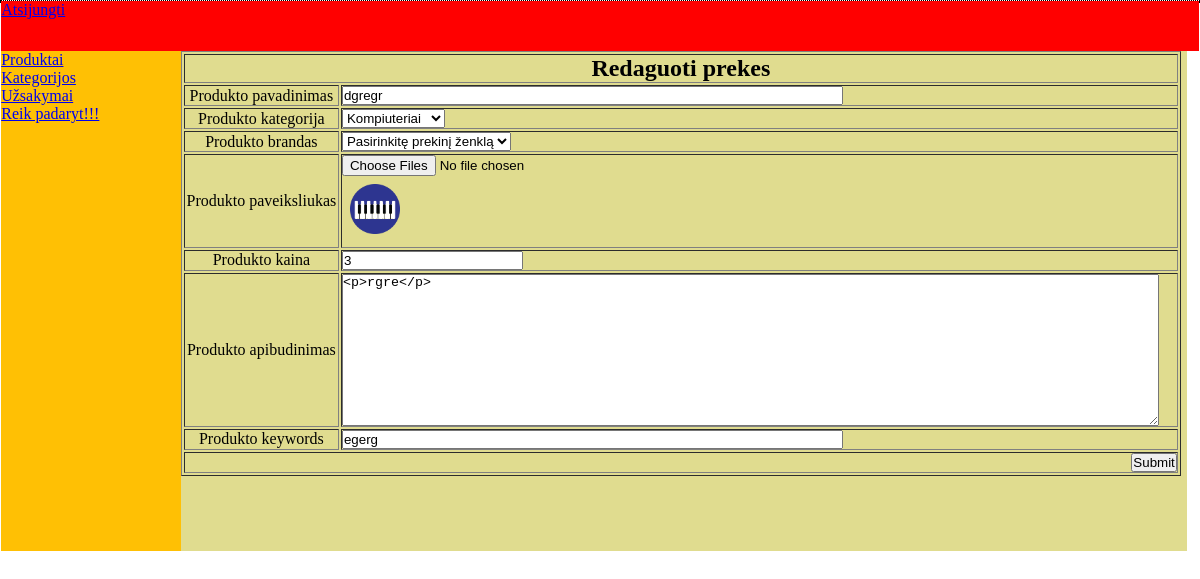
The app's page /admin/index.php?page=edit_product&pro_id=11 (signed in) with its own data.
### tables this page shows
CREATE TABLE IF NOT EXISTS `products` (
`product_id` int(8) NOT NULL,
  `product_cat` int(8) NOT NULL,
  `product_brand` int(8) NOT NULL,
  `product_title` varchar(200) NOT NULL,
  `product_price` int(8) NOT NULL,
  `product_desc` text NOT NULL,
  `product_keywords` varchar(125) NOT NULL
);

CREATE TABLE IF NOT EXISTS `categories` (
`cat_id` int(8) NOT NULL,
  `cat_title` varchar(50) NOT NULL
);

CREATE TABLE IF NOT EXISTS `images` (
`image_id` bigint(20) NOT NULL,
  `image_name` text NOT NULL,
  `product_id` int(8) NOT NULL
);

### admin/includes/edit_product.php (the view, shortened to what this page needs)
<head>
</head>
	<?php
	include ("connector.php");
	if(isset($_GET['pro_id'])){
		$edit_id=(int)$_GET['pro_id'];
		$run_query=mysqli_query($con,"SELECT * from products where product_id='$edit_id'");
		$row_product=mysqli_fetch_array($run_query);
		$product_id=$row_product['product_id'];
		$product_title=$row_product['product_title'];
		$product_price=$row_product['product_price'];
		$product_desc=$row_product['product_desc'];
		$product_keywords=$row_product['product_keywords'];
	?>
	<form action="index.php?page=edit_product" method="POST" enctype="multipart/form-data">
			<table align="center" width="1000" border="1">
				<tr align="center">
					<td colspan="2"><h2>Redaguoti prekes</h2></td>
				</tr>
				<tr>
					<td align="center">Produkto pavadinimas</td>
				<td><input type="text" name="product_title" value="<?php echo $product_title; ?>" size="60" required/></td>
				</tr>
					<tr>
					<td align="center">Produkto kategorija</td>
					<td>
						<select name="product_cat" required>
							<?php
							$get_cats = "SELECT * from categories";
							$run_cats = mysqli_query($con,$get_cats);
							$row_cats=mysqli_fetch_array($run_cats);
							$cat_id = $row_cats['cat_id'];
							$cat_title = $row_cats['cat_title'];
							echo "<option selected value='$cat_id'>$cat_title</option>";
							?>
						</select>
					</td>
				</tr>
					<tr>
					<td align="center">Produkto brandas</td>
					<td>
						<select name="product_brand" required>
							<option>Pasirinkitę prekinį ženklą</option>
						</select>
					</td>
				</tr>
					<tr>
					<td align="center">Produkto paveiksliukas</td>
					<td>
					<input type="file" name="file[]"  multiple />
					<?php
							$get_img = mysqli_query($con,"select * from images where product_id = '$product_id'");
							echo "<ul>";
							while ($row_img =mysqli_fetch_array($get_img)){
								$image_name = $row_img['image_name'];
								echo '<li style="list-style: none;float:left;margin:1%;"><img src="../images/'.$image_name.'" width="50" height="50"/></li>';
							}
							echo "</ul>";
						 ?>
					</td>
				</tr>
					<tr>
					<td align="center">Produkto kaina</td>
					<td><input type="text" name="product_price" value="<?php echo $product_price; ?>" required/></td>
				</tr>
					<tr>
					<td align="center">Produkto apibudinimas</td>
					<td><textarea name="product_desc" cols="100" rows="10"><?php echo $product_desc; ?></textarea></td>
				</tr>
					<tr>
					<td align="center">Produkto keywords</td>
					<td><input type="text" name="product_keywords" size="60" value="<?php echo $product_keywords; ?>" /></td>
				</tr>
					<tr>
					<td colspan="2" align="right"><input type="submit" name="insert_post" /></td>
				</tr>
			</table>
	</form>
</body>
</html>
<?php
}
?>

### admin/style.css (style rules this page uses)
* { padding: 0; margin: 0; }

### records on screen
products: product_title "dgregr", product_price "3", product_desc "<p>rgre</p>", product_keywords "egerg"
categories: product_cat "Kompiuteriai"
images: image_name (picture)
